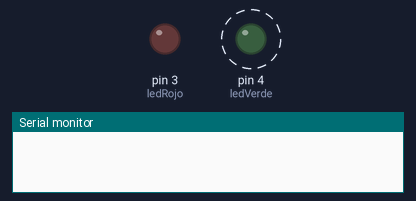
Recording of a sketch running on a simulated Arduino Uno, built with avr-gcc and run on an emulated ATmega328P. Shown: output pins drawn as LEDs (lit = HIGH), the last lines printed to the serial monitor. Dashed ring = blinking.

Above: at 0.2 s.
At 19.8 s:
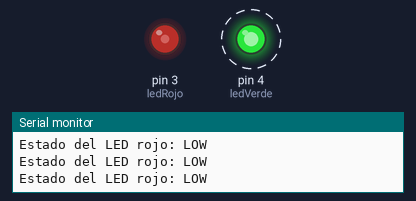
At 29.4 s:
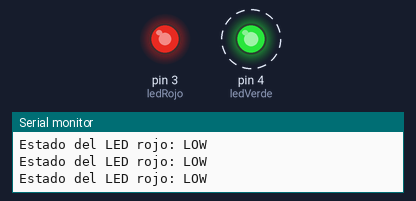
At 39.8 s:
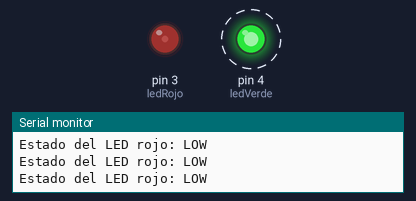
Timing chart, 0 to 40.0 s (numbered marks = the images above):
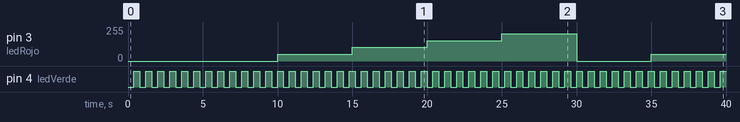

Measured:
- by itself, pin 4 (ledVerde): alternates HIGH for 0.40 s and LOW for 0.40 s
- by itself, pin 3 (ledRojo): 0/255 → 51/255 at 10.0 s, → 102/255 5.0 s later, → 153/255 5.0 s later, → 204/255 5.0 s later, … (6 changes in this stretch)

The sketch:

p5.ino
```cpp
const int ledRojo = 3;
const int ledVerde = 4;

unsigned long periodoRojo = 5000;
unsigned long periodoVerde = 800;
unsigned long periodoSerial = 1000;

unsigned long tiempoAnteriorRojo = 0;
unsigned long tiempoAnteriorVerde = 0;
unsigned long tiempoAnteriorSerial = 0;

bool estadoRojo = false;
bool estadoVerde = false;

unsigned int valorIntensidad = 0;

void setup() {
  // put your setup code here, to run once:
  pinMode(ledRojo, OUTPUT);
  pinMode(ledVerde, OUTPUT);
  Serial.begin(9600);
}

void loop() {
  // put your main code here, to run repeatedly:
  unsigned long tiempoActual = millis();
  // LED Verde
  if (tiempoActual - tiempoAnteriorVerde >= periodoVerde / 2) {
    estadoVerde = !estadoVerde;
    digitalWrite(ledVerde, estadoVerde ? HIGH : LOW);
    tiempoAnteriorVerde = tiempoActual;
  }
  // LED Rojo
  if(tiempoActual - tiempoAnteriorRojo >= periodoRojo){
    if (valorIntensidad >= 255){
      valorIntensidad = 0;
    }
    analogWrite(ledRojo, valorIntensidad);
    valorIntensidad += 255/5;
    tiempoAnteriorRojo = tiempoActual;
  }
  //Serial
  if (tiempoActual - tiempoAnteriorSerial >= periodoSerial){
    Serial.print("Estado del LED rojo: ");
    Serial.println(estadoRojo ? "HIGH\n" : "LOW");
    tiempoAnteriorSerial = tiempoActual;
  }

}
```
